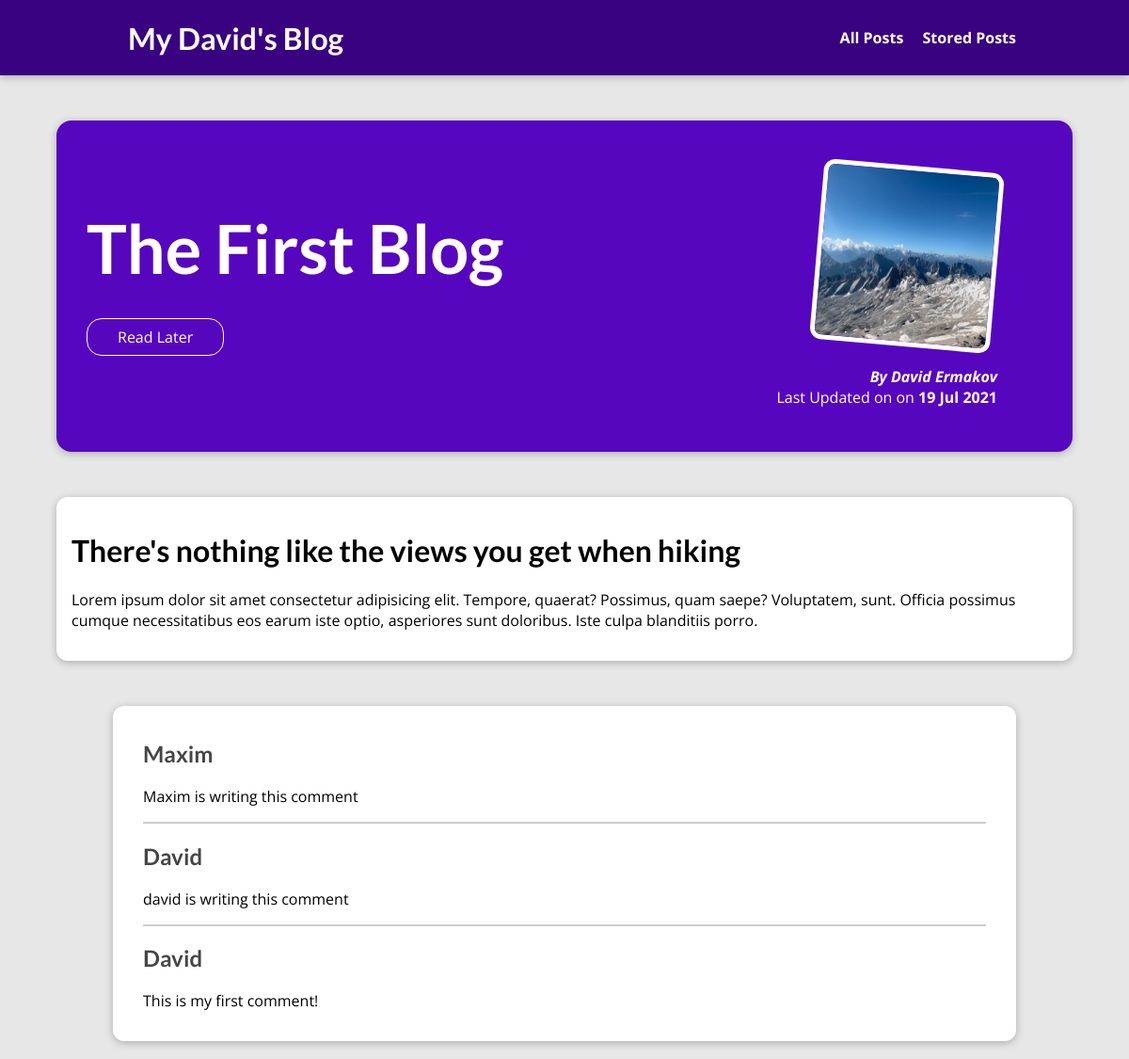
The app's page /posts/the-first-blog (upper part), older data.
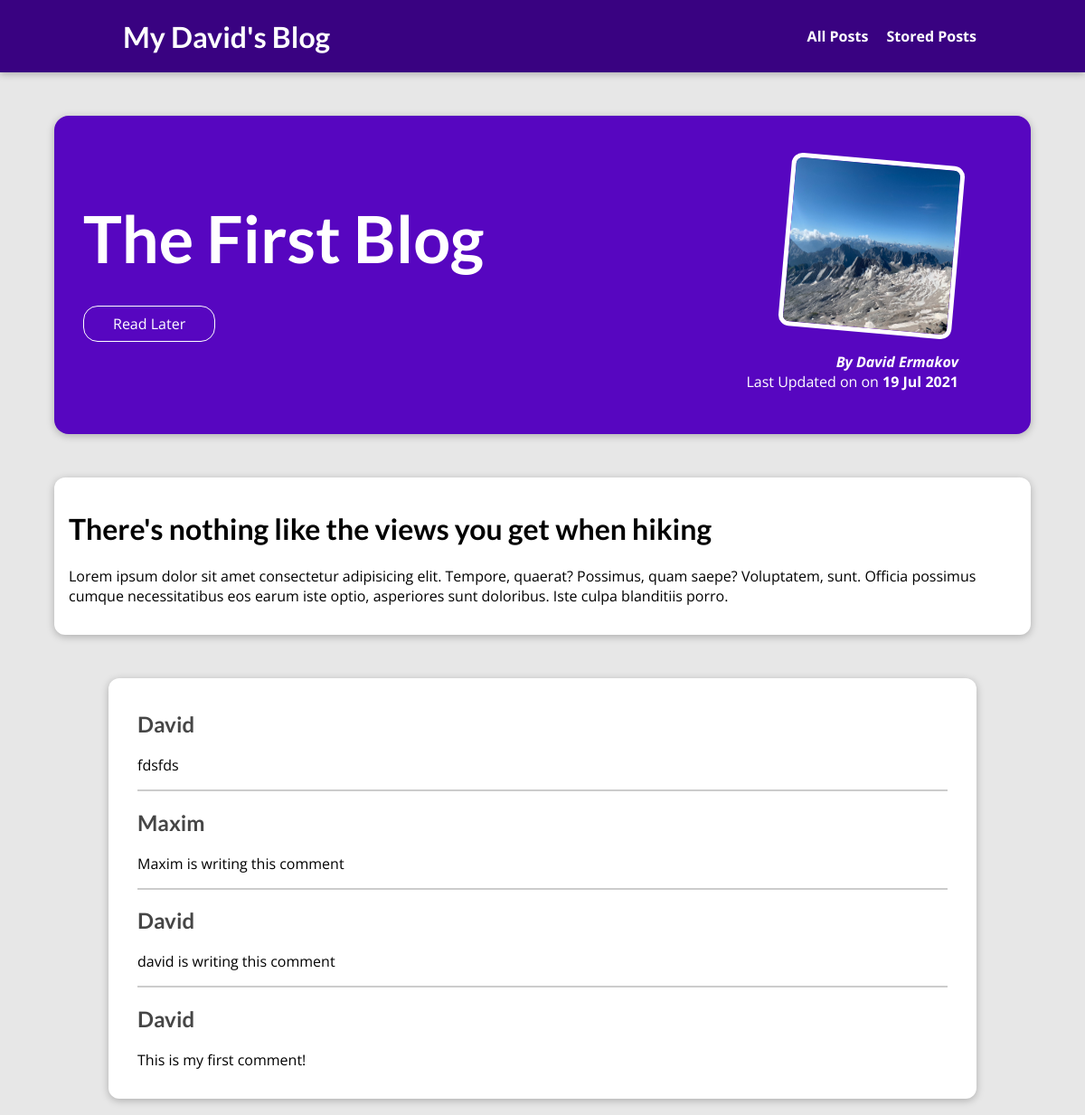
The same page, newer data.
### blog/models.py (models this page shows)
class Comment(models.Model):
    user_name = models.CharField(max_length=120)
    user_email = models.EmailField()
    text = models.TextField(max_length=300)
    posts = models.ForeignKey(
        Post, on_delete=models.CASCADE, related_name="comments")

### blog/views.py (the view, shortened to what this page needs)
# urls.py: path("posts/<slug:slug>", views.BlogPostView.as_view(), name="posts-detail-page"),
class BlogPostView(View):
    def is_stored_posts(self,request,post_id):
        stored_posts = request.session.get("stored_posts")
        if stored_posts is not None:
            is_saved_for_later= post_id in stored_posts
        else:
            is_saved_for_later=False
        return is_saved_for_later
    def get(self, request, slug):
        post = Post.objects.get(slug=slug)
        context = {
            "post": post,
            "post_tags": post.tags.all(),
            "comment_form": CommentForm(),
            "comments": post.comments.all().order_by("-id"),
            "is_saved_for_later": self.is_stored_posts(request, post.id)
        }
        return render(request, "blog/blog.html", context)

### blog/models.py (called while the page is built)
    def full_name(self):
        return f"{self.first_name} {self.last_name}"

    def __str__(self):
        return self.full_name()

### blog/templates/blog/blog.html (shortened to what this page needs)
{% extends "layout.html" %}
{% load static %}
{% block css_files %}
<link rel="stylesheet" href="{% static "blog/post-detail.css"%}">
{% endblock %}
{% block page_body %}
<section id="summary">
  <h2>{{post.title|title}}</h2>
  <div id="read-later">
  <form action="{% url "read-later" %}" method="POST">
    <button>
      {% if is_saved_for_later %}
        Remove from <a href="{%url "read-later"%}">Read Later</a> list
      {% else %}
        Read Later
      {% endif %}
    </button>
  </form>
  </div>
  <article>
    <img src="{{post.image.url}}" alt="{{post.title|title}}" />
    <address>By <a href="mailto:{{post.author.e_mail}}"> {{post.author}} </a></address>
    <div>Last Updated on on <time> {{post.date|date:"d M Y"}} </time></div>
  </article>
</section>
<main>
  <h1>{{post.excerpt}}</h1>
  <p>
    {{post.content|linebreaks}}
  </p>
</main>
<section id="comments">
  <ul>
    {%for comment in comments%}
      <li>
        <h2>{{comment.user_name}}</h2>
        <p>{{comment.text}}</p>
      </li>
    {% endfor %}
  </ul>
</section>
{% endblock page_body %}

Row changes from the older to the newer data that the page shows:
added Comment: user_name "David", text "fdsfds"
